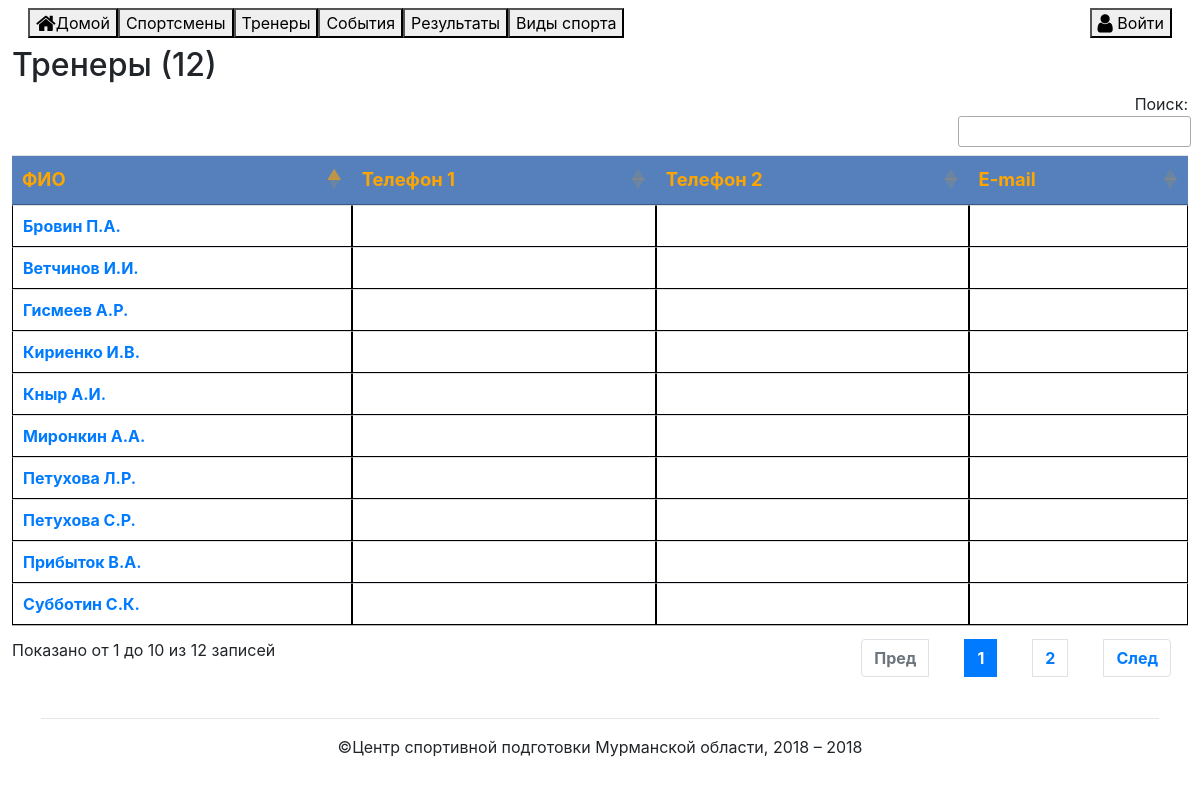
The app's page /trainer/ with its own data.
### sport_reserve/models.py (models this page shows, shortened)
class Trainer(Model):
    class Meta:
        verbose_name = "Тренер"
        verbose_name_plural = "Тренеры"
    FIO = CharField(verbose_name="Фамилия, Имя, Отчество", help_text="ФИО тренера", max_length=100)
    Phone1 = CharField(verbose_name="Рабочий телефон", blank=True, null=True, max_length=100)
    Phone2 = CharField(verbose_name="Мобильный телефон", blank=True, null=True, max_length=100)
    Email = CharField(verbose_name="e-mail", blank=True, null=True, max_length=100)

### sport_reserve/views.py (the view)
# urls.py: re_path(r'^trainer/?$', views.TrainersView.as_view(), name='trainers'),
class TrainersView(ListView):
    model = Trainer
    queryset = Trainer.objects.order_by("FIO")

### sport_reserve/templates/sport_reserve/trainer_list.html
{% extends 'sport_reserve/base.html' %}
{% block content %}
<h2>Тренеры ({{ object_list.count }})</h2>
<table id="result" class="table table-sm table-nowrap table-hover">
<thead>
    <th>ФИО</th>
    <th>Телефон 1</th>
    <th>Телефон 2</th>
    <th>E-mail</th>
</thead><tbody>
        {% for trainer in object_list %}
        <tr>
        <td><a href="{% url 'trainer-detail' trainer.id %}">{{ trainer.FIO }}</a></td>
        <td>{{ trainer.Phone1}}</td>
        <td>{{ trainer.Phone1}}</td>
        <td>{{ trainer.Email}}</td>
        </tr>
        {% empty %}
        <tr><td colspan="4">Информация о тренерах отсутствует</td></tr>
        {% endfor %}
</tbody>
</table>
{% endblock %}

### sport_reserve/templates/sport_reserve/base.html (style rules this page uses)
table { width: 99% }
table td { border: 1px black solid;margin: 0; }
th { background-color: #5580bb; color: orange; font-weight: bold; font-size: 1.15em; alignment: center; padding: 0.25em; }
td { padding: 0.15em; }
a { font-weight: bolder; font-size: 1em; }
body { alignment: center; margin-left: 1%; margin-right: 1%; }

### records on screen
Trainer: FIO "Бровин П.А."
Trainer: FIO "Ветчинов И.И."
Trainer: FIO "Гисмеев А.Р."
Trainer: FIO "Кириенко И.В."
Trainer: FIO "Кныр А.И."
Trainer: FIO "Миронкин А.А."
Trainer: FIO "Петухова Л.Р."
Trainer: FIO "Петухова С.Р."
Trainer: FIO "Прибыток В.А."
Trainer: FIO "Субботин С.К."

### other values on screen
{{ object_list.count }} "12"
